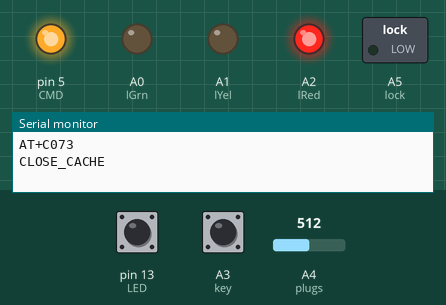
The sketch below on a simulated Arduino Uno, built with avr-gcc and run on an emulated ATmega328P. On the bench: switched loads named in the sketch (green lamp = pin HIGH), output pins drawn as LEDs (lit = HIGH), the last lines printed to the serial monitor. Inputs (shaded band) come from the test bench; at power-on: A4 (plugs) = 512, pin 13 (LED) HIGH, A3 (key) HIGH.

Above: at 1.2 s.
1.3 s: A4 (plugs) set to 195
2.8 s: A4 (plugs) set to 172
At 3.6 s:
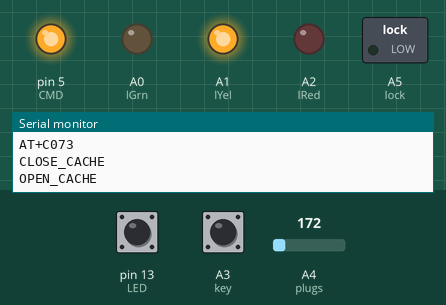
4.3 s: pin 13 (LED) pulled LOW for 0.15 s
At 4.44 s:
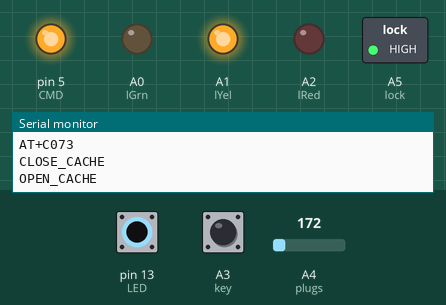
6.0 s: A3 (key) pulled LOW for 0.15 s
At 6.14 s:
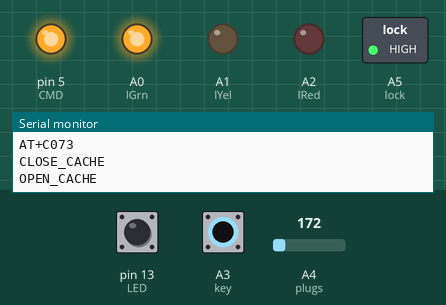
7.7 s: A3 (key) pulled LOW for 3.2 s
At 11.3 s:
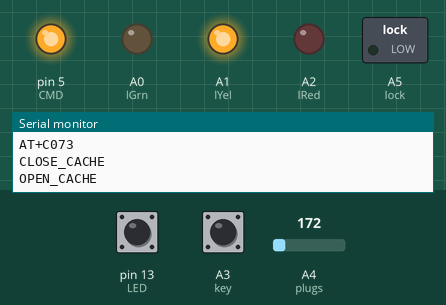
12.4 s: pin 13 (LED) pulled LOW for 3.2 s
At 13.8 s:
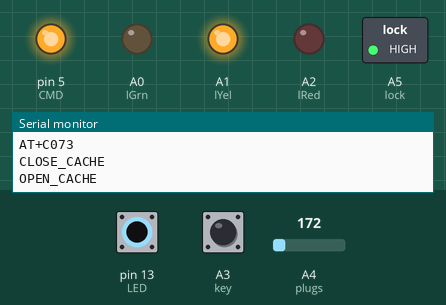
Timing chart, 0 to 17.2 s (numbered marks = the images above; inputs shaded):
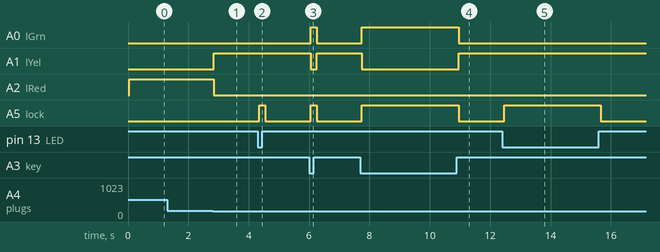

The sketch:

panel.ino
```cpp
#define LED 13
#define CMD 5

#define lock A5

#define plugs A4
#define key   A3

#define lRed A2
#define lYel A1
#define lGrn A0

#define btn 13

bool onceOpened = true;
bool onceClosed = true;
bool openFlag = true;

void setup() {
  pinMode(LED, OUTPUT);
  pinMode(CMD, OUTPUT);

  pinMode(lRed, OUTPUT);
  pinMode(lYel, OUTPUT);
  pinMode(lGrn, OUTPUT);

  pinMode(lock, OUTPUT);

  pinMode(key, INPUT_PULLUP);
  pinMode(btn, INPUT_PULLUP);

  digitalWrite(CMD, LOW);
  Serial.begin(9600);
  delay(20);
  Serial.println("AT+C073");
  delay(20);
  digitalWrite(CMD, HIGH);

  digitalWrite(lRed, LOW);
  digitalWrite(lYel, LOW);
  digitalWrite(lGrn, LOW);

  digitalWrite(lock, LOW);
}

void loop() {
  if( !digitalRead(btn) ) {
    digitalWrite(lock, HIGH);
  } else if( digitalRead(key) ) {
    digitalWrite(lock, LOW);
  }

  if ( checkPlugs() ) {
    onceClosed = true;
    if (openFlag) {
      digitalWrite(lRed, LOW);
      digitalWrite(lYel, HIGH);
      digitalWrite(lGrn, LOW);
      if (onceOpened) {
        digitalWrite(lock, LOW);
        Serial.println("OPEN_CACHE");
        onceOpened = false;
      }
      delay(100);
    }
    if ( !digitalRead(key) ) {
      digitalWrite(lock, HIGH);
      digitalWrite(lRed, LOW);
      digitalWrite(lYel, LOW);
      digitalWrite(lGrn, HIGH);
      openFlag = false;
    } else{
      if( digitalRead(btn) ) {
        digitalWrite(lock, LOW);
      }
      digitalWrite(lRed, LOW);
      digitalWrite(lYel, HIGH);
      digitalWrite(lGrn, LOW);
      openFlag = false;
    }
  } else if(onceClosed){
    digitalWrite(lock, LOW);
    digitalWrite(lRed, HIGH);
    digitalWrite(lYel, LOW);
    digitalWrite(lGrn, LOW);
    Serial.println("CLOSE_CACHE");
    onceOpened = true;
    openFlag = true;
    onceClosed = false;
  }
  delay(100);
}

bool checkPlugs(){
  unsigned int val = analogRead( plugs );
  if(val <= 180 && val >= 160) return true;
  else return false;
}
```

Measured:
- the behaviour switches between 181 and 180 on A4 (plugs) (found by bisection; images 0 and 1)
- after the input at 1.3 s, every drawn part: stays the same
- after the input at 2.8 s, A1 (lYel): LOW → HIGH at once; A2 (lRed): HIGH → LOW at once
- after the input at 4.3 s, A5 (lock): LOW → HIGH after 0.05 s, → LOW 0.20 s later
- after the input at 6.0 s, A0 (lGrn), A5 (lock): LOW → HIGH after 0.05 s, → LOW 0.20 s later; A1 (lYel): HIGH → LOW after 0.05 s, → HIGH 0.20 s later
- after the input at 7.7 s, A0 (lGrn), A5 (lock): LOW → HIGH after 0.05 s, → LOW 3.2 s later; A1 (lYel): HIGH → LOW after 0.05 s, → HIGH 3.2 s later
- after the input at 12.4 s, A5 (lock): LOW → HIGH after 0.06 s, → LOW 3.2 s later
